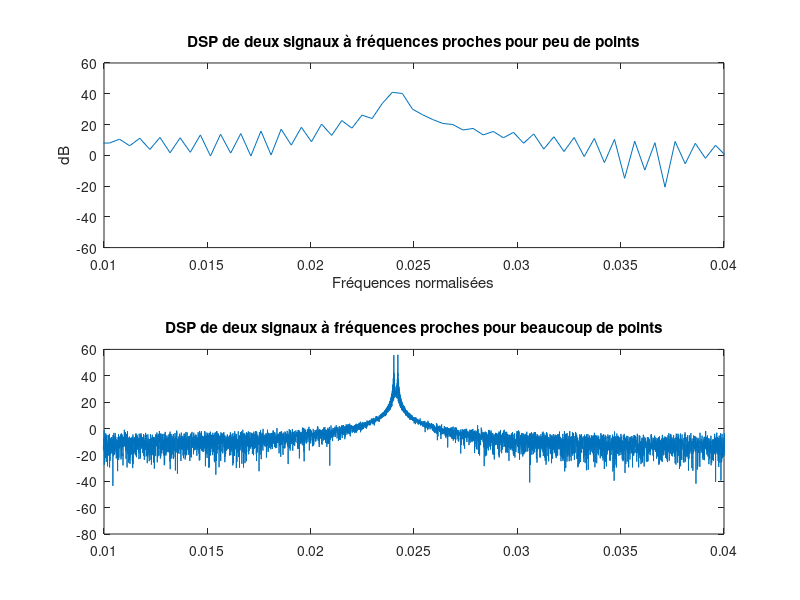

Recreate this plot in MATLAB.
close all;clear;clc

%%% Ce script démontre qu'en augmentant le nombre de points
%%% d'échantillonage de notre signal, on améliore le pouvoir séparateur
%%% entre deux fréquences proches pour l'analyse spectrale.

f0 = 123;
deltaf = 1;
a0 = 4;
k = 1;
lambda = 100;
Fe = 5120;
nech = 1000; 

i = 1:nech;
i_long = 1:nech*lambda;
f1 = f0 + deltaf;
x = a0*sin(2*pi*f0*i/Fe) + k*a0*sin(2*pi*f1*i/Fe);
x_long = a0*sin(2*pi*f0*i_long/Fe) + k*a0*sin(2*pi*f1*i_long/Fe);

b = randn(size(x));
b_long = randn(size(x_long));
SNR = 20;
Ps = var(x);
Ps_long = var(x_long);
Pbruit = a0^2/(2*10^(SNR/10));
y = x + sqrt(Pbruit)*b;
y_long = x_long + sqrt(Pbruit)*b_long;
fact_zeropadding = 2;
nfft = 2^(nextpow2(nech))*2^(fact_zeropadding-1);
nfft_long = 2^(nextpow2(nech*lambda))*2^(fact_zeropadding-1);
Speriodo = 1/nech * abs(fft(y,nfft)).^2 ;
Speriodo_long = 1/(nech*lambda) * abs(fft(y_long,nfft_long)).^2 ;
frequencesHerz = linspace(0,Fe,nfft);
frequencesHerz_long = linspace(0,Fe,nfft_long);
frequencesNorm = linspace(0,1,nfft);
frequencesNorm_long = linspace(0,1,nfft_long); 


nfft_mi = nfft/2;
nfft_mi_long = nfft_long/2;

freq_mi = linspace(0,Fe/2,nfft_mi);
freq_mi_norm = linspace(0,0.5,nfft_mi);

freq_mi_long = linspace(0,Fe/2,nfft_mi_long);
freq_mi_norm_long = linspace(0,0.5,nfft_mi_long);

Speriodo_mi = Speriodo(1:end/2);
Speriodo_mi_long = Speriodo_long(1:end/2);


figure('Name','Périodogramme','NumberTitle','off');
subplot(211); plot(freq_mi_norm,10*log10(Speriodo_mi)); 
xlim([0.01 0.04])

title('DSP de deux signaux à fréquences proches pour peu de points'); xlabel('Fréquences normalisées');ylabel('dB');
subplot(212); plot(freq_mi_norm_long,10*log10(Speriodo_mi_long));
xlim([0.01 0.04])
title('DSP de deux signaux à fréquences proches pour beaucoup de points'); 
